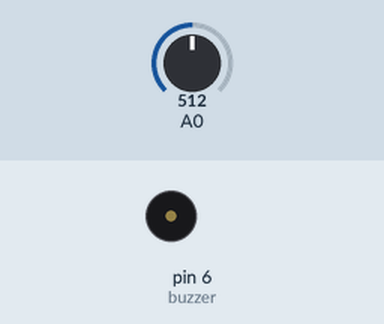
Recording of a sketch running on a simulated Arduino Uno, built with avr-gcc and run on an emulated ATmega328P. Shown: buzzer (waves = sounding). The test bench sets the inputs (shaded band); at power-on: A0 = 512.

Above: at 1.8 s.
1.9 s: A0 set to 0
At 3.3 s:
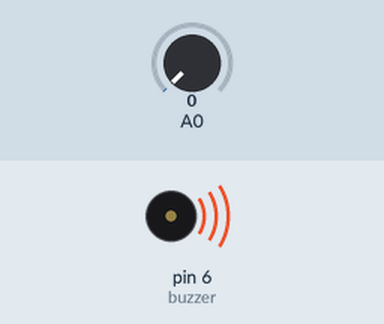
3.6 s: A0 set to 11
At 4.5 s:
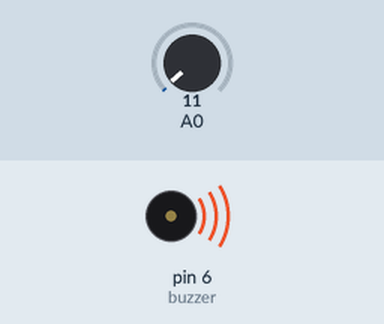
5.1 s: A0 set to 14
At 6.8 s:
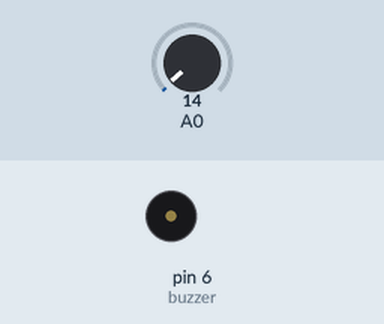
Timing chart, 0 to 8.3 s (numbered marks = the images above; inputs shaded):
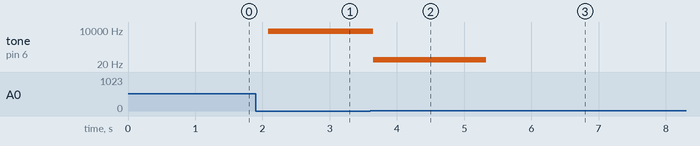

Measured:
- the behaviour switches between 13 and 14 on A0 (found by bisection; images 2 and 3)
- after the input at 1.9 s, tone on pin 6 (buzzer): silent → 7885 Hz after 0.19 s
- after the input at 3.6 s, tone on pin 6 (buzzer): 7885 Hz → 45 Hz after 0.05 s
- after the input at 5.1 s, tone on pin 6 (buzzer): 45 Hz → silent after 0.23 s

The sketch:

buzzer1.ino
```cpp
int buzzer = 6;
void setup() {
    pinMode(buzzer,OUTPUT);

}

void loop() {
    int val = analogRead(A0);

    digitalWrite(buzzer,HIGH);
    delay(val);
    digitalWrite(buzzer,LOW);
    delay(val);

}
```
